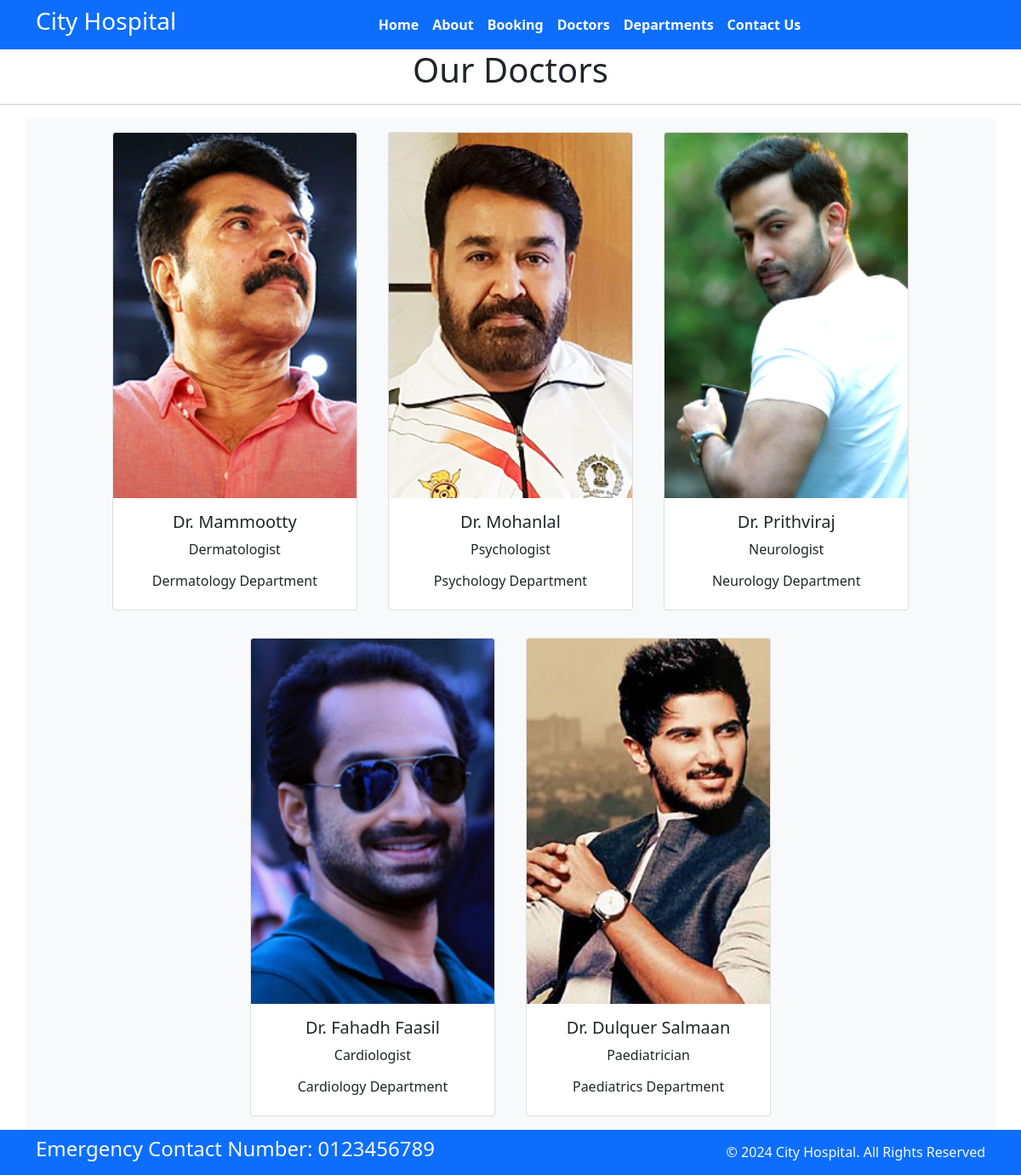
The app's page /doctors/ with its own data.
### home/models.py (models this page shows, shortened)
class Doctors(models.Model):
    doc_name = models.CharField(max_length=255)
    doc_spec = models.CharField(max_length=100)
    dep_name = models.ForeignKey(Departments,on_delete=models.CASCADE)
    doc_image = models.ImageField(upload_to='doctors')

class Departments(models.Model):
    dep_name = models.CharField(max_length=100)
    dep_description = models.TextField()
    def __str__(self):
        return self.dep_name

### home/views.py (the view)
# urls.py: path('doctors/', views.doctors,name='doctors'),
def doctors(request):
    dict_docs={
        'doctors' :Doctors.objects.all()
    }
    return render(request,'doctors.html',dict_docs)

### templates/doctors.html (shortened to what this page needs)
{% extends 'base.html' %}
{% block content %}
<h1 class="text-center"> Our Doctors</h1>
<hr>
<div class="container text-center bg-light ">
    {% for d in doctors %}
    <div class="card text-center mx-3 my-3 " style="width: 18rem; display: inline-block;">
        <img src="{{ d.doc_image.url }}" class="card-img-top" alt="..." >
        <div class="card-body">
          <h5 class="card-title">Dr. {{ d.doc_name }}</h5>
          <p class="card-text">{{ d.doc_spec }}</p>
          <h6>{{ d.dep_name }} Department</h6>
        </div>
      </div>
    {% endfor %}
</div>
{% endblock %}

### templates/base.html (shortened to what this page needs)
{% load static %}
<!DOCTYPE html>
<html>
  <head>
    <link rel="stylesheet"
      href=" https://cdn.jsdelivr.net/npm/bootstrap@5.1.3/dist/css/bootstrap.min.css ">
    <link rel="stylesheet"
      href="https://use.fontawesome.com/releases/v5.2.0/css/all.css">
    <link rel="stylesheet"
      href="{% static "/css/style.css" %}">
  </head>
  <body>
    <nav class="navbar bg-primary navbar-expand-md ">
      <div class="container">
        <div class="col-2 text-left pl-md-0">
          <h3 class="text-white"> City Hospital </h3>
        </div>
        <div
          class="collapse navbar-collapse justify-content-center col-md-8 navbar-collapse-3">
          <ul class="navbar-nav justify-content-center  fw-bold">
            <li class="nav-item active">
              <a class="nav-link text-white" href="{% url "home" %}">Home </a>
            </li>
            <li class="nav-item">
              <a class="nav-link text-white" href="{% url "about" %}">About</a>
            </li>
            <li class="nav-item">
              <a class="nav-link text-white" href="{% url "booking" %}">Booking</a>
            </li>
            <li class="nav-item">
              <a class="nav-link text-white" href="{% url "doctors" %}">Doctors</a>
            </li>
			 <li class="nav-item">
              <a class="nav-link text-white" href="{% url "department" %}">Departments</a>
            </li>
            <li class="nav-item">
              <a class="nav-link text-white" href="{% url "contact" %}">Contact Us</a>
            </li>
          </ul>
        </div>
      </div>
    </nav>
    {% block content %} {% endblock %}
    <section class="">
      <footer class="pt-2 pb-2   bg-primary text-light">
        <div class="container">
          <div class="row align-items-center">
            <div class="col-12 col-md-8">
              <h4>Emergency Contact Number: 0123456789</h4>
            </div>
            <div class="col-12 col-md-4 mt-4 mt-md-0 text-center text-md-end">
              © 2024 City Hospital. All Rights Reserved
            </div>
          </div>
        </div>
      </footer>
    </section>
  </body>
</html>

### records on screen
Doctors: doc_image (picture), doc_name "Mammootty", doc_spec "Dermatologist", dep_name "Dermatology"
Doctors: doc_image (picture), doc_name "Mohanlal", doc_spec "Psychologist", dep_name "Psychology"
Doctors: doc_image (picture), doc_name "Prithviraj", doc_spec "Neurologist", dep_name "Neurology"
Doctors: doc_image (picture), doc_name "Fahadh Faasil", doc_spec "Cardiologist", dep_name "Cardiology"
Doctors: doc_image (picture), doc_name "Dulquer Salmaan", doc_spec "Paediatrician", dep_name "Paediatrics"
